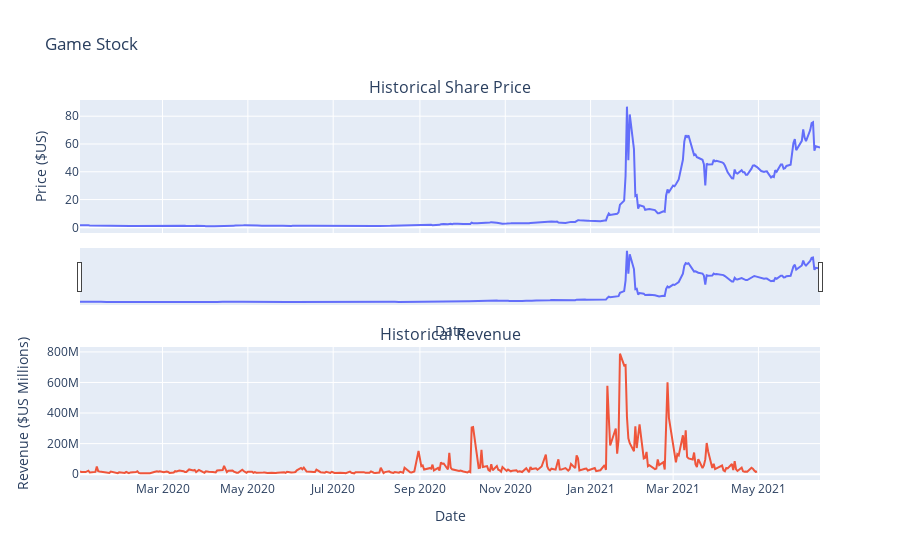

This figure's notebook cell:
### Markdown cell above
Use the `make_graph` function to graph the GameStop Stock Data, also provide a title for the graph. The structure to call the `make_graph` function is `make_graph(gme_data, gme_revenue, 'GameStop')`. Note the graph will only show data upto June 2021.

### Code cell
stock_data = yf.download("GME", start="2020-01-01", end="2021-06-30", progress=False)
revenue_data = yf.download("GME", start="2020-01-01", end="2021-06-30", progress=False)
stock_data.reset_index(inplace=True)
revenue_data.reset_index(inplace=True)

def make_graph(stock_data, revenue_data, stock):
    fig = make_subplots(rows=2, cols=1, 
                        shared_xaxes=True, 
                        subplot_titles=("Historical Share Price", "Historical Revenue"), 
                        vertical_spacing=.3)
    
    stock_data_specific = stock_data[stock_data.Date <= '2021-06-14']
    revenue_data_specific = revenue_data[revenue_data.Date <= '2021-04-30']
    
    fig.add_trace(go.Scatter(
        x=pd.to_datetime(stock_data_specific.Date, infer_datetime_format=True),
        y=stock_data_specific.Close.astype("float"), name="Share Price"), row=1, col=1)
    
    fig.add_trace(go.Scatter(x=pd.to_datetime(revenue_data_specific.Date, infer_datetime_format=True), 
                             y=revenue_data_specific.Volume.astype("float"),
                             name="Volume"), row=2, col=1)
    
    fig.update_xaxes(title_text="Date", row=1, col=1)
    fig.update_xaxes(title_text="Date", row=2, col=1)
    fig.update_yaxes(title_text="Price ($US)", row=1, col=1)
    fig.update_yaxes(title_text="Revenue ($US Millions)", row=2, col=1)
    
    fig.update_layout(showlegend=False,
                      height=900,
                      title=stock,
                      xaxis_rangeslider_visible=True)
    
    fig.show()
    
make_graph(stock_data, revenue_data, 'Game Stock')

### Figure 1 — Plotly figure (JSON) as saved in the notebook; plotly's stock layout.template omitted (floating-point values rounded to 4 significant figures; data arrays with more than 128 entries replaced by an {"elided": "..."} marker saying what was removed)
{"data": [{"name": "Share Price", "type": "scatter", "x": {"elided": "365 str values"}, "xaxis": "x", "y": {"elided": "365 float values"}, "yaxis": "y"}, {"name": "Volume", "type": "scatter", "x": {"elided": "335 str values"}, "xaxis": "x2", "y": {"elided": "335 int values"}, "yaxis": "y2"}], "layout": {"annotations": [{"font": {"size": 16}, "showarrow": false, "text": "Historical Share Price", "x": 0.5, "xanchor": "center", "xref": "paper", "y": 1.0, "yanchor": "bottom", "yref": "paper"}, {"font": {"size": 16}, "showarrow": false, "text": "Historical Revenue", "x": 0.5, "xanchor": "center", "xref": "paper", "y": 0.35, "yanchor": "bottom", "yref": "paper"}], "autosize": true, "showlegend": false, "title": {"text": "Game Stock"}, "xaxis": {"anchor": "y", "autorange": true, "domain": [0, 1], "matches": "x2", "range": ["2020-01-02", "2021-06-14"], "rangeslider": {"autorange": true, "range": ["2020-01-02", "2021-06-14"], "visible": true, "yaxis": {"_template": null, "rangemode": "match"}}, "showticklabels": false, "title": {"text": "Date"}, "type": "date"}, "xaxis2": {"anchor": "y2", "autorange": true, "domain": [0, 1], "range": ["2020-01-02", "2021-06-14"], "title": {"text": "Date"}, "type": "date"}, "yaxis": {"anchor": "x", "autorange": true, "domain": [0.65, 1.0], "range": [-4.088, 91.67], "title": {"text": "Price ($US)"}, "type": "linear"}, "yaxis2": {"anchor": "x2", "autorange": true, "domain": [0, 0.35], "range": [-38200000.0, 832100000.0], "title": {"text": "Revenue ($US Millions)"}, "type": "linear"}}}
